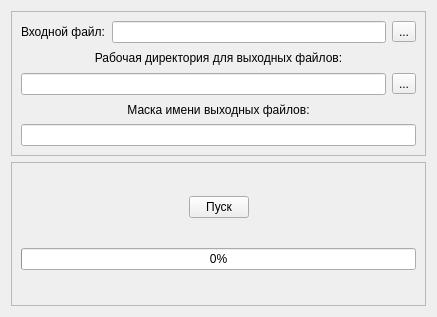
<?xml version="1.0" encoding="UTF-8"?>
<ui version="4.0">
 <class>FecoView</class>
 <widget class="QWidget" name="FecoView">
  <property name="geometry">
   <rect>
    <x>0</x>
    <y>0</y>
    <width>437</width>
    <height>317</height>
   </rect>
  </property>
  <property name="windowTitle">
   <string>Form</string>
  </property>
  <layout class="QVBoxLayout" name="verticalLayout_3">
   <item>
    <widget class="QFrame" name="frame">
     <property name="frameShape">
      <enum>QFrame::StyledPanel</enum>
     </property>
     <property name="frameShadow">
      <enum>QFrame::Raised</enum>
     </property>
     <layout class="QVBoxLayout" name="verticalLayout_2">
      <item>
       <layout class="QGridLayout" name="gridLayout">
        <item row="0" column="0">
         <widget class="QLabel" name="label">
          <property name="text">
           <string>Входной файл:</string>
          </property>
         </widget>
        </item>
        <item row="0" column="1">
         <widget class="QLineEdit" name="leInputFile"/>
        </item>
        <item row="0" column="2">
         <widget class="QToolButton" name="tbInputName">
          <property name="text">
           <string>...</string>
          </property>
         </widget>
        </item>
       </layout>
      </item>
      <item>
       <widget class="QLabel" name="label_3">
        <property name="text">
         <string>Рабочая директория для выходных файлов:</string>
        </property>
        <property name="alignment">
         <set>Qt::AlignCenter</set>
        </property>
       </widget>
      </item>
      <item>
       <layout class="QHBoxLayout" name="horizontalLayout_2">
        <item>
         <widget class="QLineEdit" name="leWorkDir"/>
        </item>
        <item>
         <widget class="QToolButton" name="tbWorkDir">
          <property name="text">
           <string>...</string>
          </property>
         </widget>
        </item>
       </layout>
      </item>
      <item>
       <widget class="QLabel" name="label_4">
        <property name="text">
         <string>Маска имени выходных файлов:</string>
        </property>
        <property name="alignment">
         <set>Qt::AlignCenter</set>
        </property>
       </widget>
      </item>
      <item>
       <widget class="QLineEdit" name="leOutfileMask"/>
      </item>
     </layout>
    </widget>
   </item>
   <item>
    <widget class="QFrame" name="frame_2">
     <property name="frameShape">
      <enum>QFrame::StyledPanel</enum>
     </property>
     <property name="frameShadow">
      <enum>QFrame::Raised</enum>
     </property>
     <layout class="QVBoxLayout" name="verticalLayout">
      <item>
       <layout class="QHBoxLayout" name="horizontalLayout">
        <item>
         <spacer name="horizontalSpacer">
          <property name="orientation">
           <enum>Qt::Horizontal</enum>
          </property>
          <property name="sizeHint" stdset="0">
           <size>
            <width>40</width>
            <height>20</height>
           </size>
          </property>
         </spacer>
        </item>
        <item>
         <widget class="QPushButton" name="pbRun">
          <property name="maximumSize">
           <size>
            <width>60</width>
            <height>16777215</height>
           </size>
          </property>
          <property name="text">
           <string>Пуск</string>
          </property>
         </widget>
        </item>
        <item>
         <spacer name="horizontalSpacer_2">
          <property name="orientation">
           <enum>Qt::Horizontal</enum>
          </property>
          <property name="sizeHint" stdset="0">
           <size>
            <width>40</width>
            <height>20</height>
           </size>
          </property>
         </spacer>
        </item>
       </layout>
      </item>
      <item>
       <widget class="QProgressBar" name="pbRecycling">
        <property name="value">
         <number>0</number>
        </property>
       </widget>
      </item>
     </layout>
    </widget>
   </item>
  </layout>
 </widget>
 <resources/>
 <connections/>
</ui>
